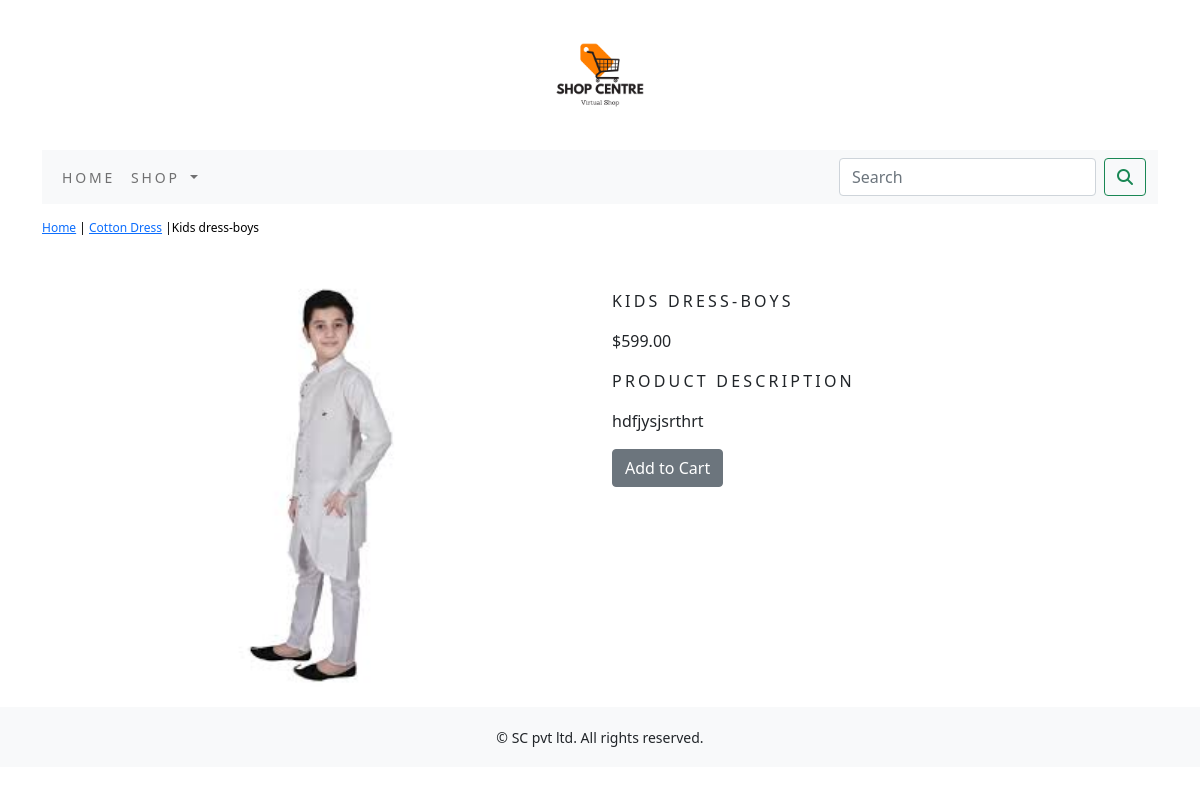
Screenshot of /shop/cotton-dress/kids-dress-boys/ with the database file from the repository.
### shop/models.py (models this page shows, shortened)
class Product(models.Model):
    name=models.CharField(max_length=250,unique=True)
    slug=models.SlugField(max_length=250,unique=True)
    description=models.TextField(blank=True)
    price=models.DecimalField(max_digits=10,decimal_places=2)
    category=models.ForeignKey(Category,on_delete=models.CASCADE)
    image=models.ImageField(upload_to='category',blank=True)
    stock=models.IntegerField()
    available=models.BooleanField(default=True)
    created=models.DateTimeField(auto_now_add=True)
    updated=models.DateTimeField(auto_now=True)
    class Meta:
        ordering=('name',)
        verbose_name='product'
        verbose_name_plural='products'

class Category(models.Model):
    name=models.CharField(max_length=250,unique=True)
    slug=models.SlugField(max_length=250,unique=True)
    description=models.TextField(blank=True)
    image=models.ImageField(upload_to='category',blank=True)
    class Meta:
        ordering=('name',)
        verbose_name='category'
        verbose_name_plural='categories'
    def get_url(self):
        return reverse('shop:products_by_category',args=[self.slug])
    def __str__(self):
        return '{}'.format(self.name)

### shop/views.py (the view)
# urls.py: path('<slug:c_slug>/<slug:product_slug>/', views.proDetail, name='prodCatdetail'),
def proDetail(request,c_slug,product_slug):
    try:
        product=Product.objects.get(category__slug=c_slug,slug=product_slug)
    except Exception as e:
        raise e
    return render(request,'product.html',{'product':product})

### cart/context_processors.py (called while the page is built)
def counter(request):
    item_count=0
    if 'admin' in request.path:
        return {}
    else:
        try:
            cart=Cart.objects.filter(cart_id=_cart_id(request))
            cart_items=CartItem.objects.all().filter(cart=cart[:1])
            for cart_item in cart_items:
                item_count += cart_item.quantity
        except Cart.DoesNotExist:
            item_count=0
    return dict(item_count=item_count)

### cart/views.py (called while the page is built)
def _cart_id(request):
    cart=request.session.session_key
    if not cart:
        cart=request.session.create()
    return cart

### shop/context_processors.py (called while the page is built)
def menu_links(request):
    links=Category.objects.all()
    return dict(links=links)

### templates/product.html (shortened to what this page needs)
{% extends 'base.html' %}
{% load static %}
{% block content %}
<div class="row my_prod_row_class">
  <div class="mx_auto">
    <p> <a href="{% url 'shop:allProdCat' %}">Home</a> | <a href="{{product.category.get_url}}">{{product.category}}</a> |{{product.name}}</p>
  </div>
<div class="container">
<br>
  <div class="row">
    <div class="col-12 col-sm-12 col-md-12 col-lg-6 text-center">
      <div style="min-width:18rem">
      <img src="{{product.image.url}}" alt="{{product.name}}" width="50%" height="50%">
      </div>
    </div>
      <div class="col-12 col-sm-12 col-md-12 col-lg-6">
        <div>
        <h1 class="my_prod_title">{{product.name}}</h1>
        <p>${{product.price}}</p>
        <p class="my_title">Product Description</p>
        <p class="text-justify my_prod_text">{{product.description}}</p>
        {% if product.stock <= 0 %}
        <p class="text-justify my_prod_text"><b>Out of Stock</b></p>
        {% else %}
        <a class="btn btn-secondary" href="{% url 'cart:add_cart' product.id %}"> Add to Cart</a>
        {% endif %}
        </div>
      </div>
    </div>
  </div>
</div>
{% endblock %}

### static/css/custom.css (style rules this page uses)
body { font-family: 'Spectral', serif; }
.my_title { font-size:16px; text-transform:uppercase; letter-spacing:.2em; }
.my_prod_row_class { padding-top:15px; padding-bottom:20px; }
.my_prod_row_class .mx_auto { color:#000; font-size:12px; text-decoration:none; }
.my_prod_title { font-size:16px; text-transform:uppercase; letter-spacing:.2em; padding-top:15px; padding-bottom:10px; }
.my_prod_text { padding-right:20px; }

### rows the page displays
Product: category "Cotton Dress", name "Kids dress-boys", image (picture), name "KIDS DRESS-BOYS", price "599.00", description "hdfjysjsrthrt"
